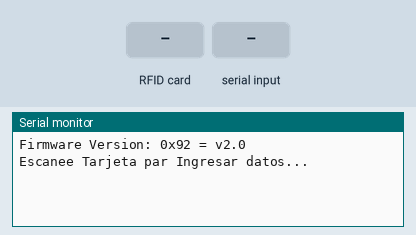
A sketch run on a simulated Arduino Uno, built with avr-gcc and run on an emulated ATmega328P. Shown: the last lines printed to the serial monitor. The test bench sets the inputs (shaded band).

Above: at 1.2 s.
1.3 s: RFID card 5E 7A 19 C4 held to the reader
At 2.5 s:
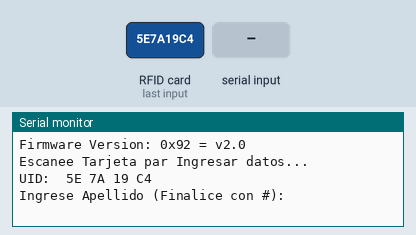
2.8 s: "1#" received over Serial
At 4.0 s:
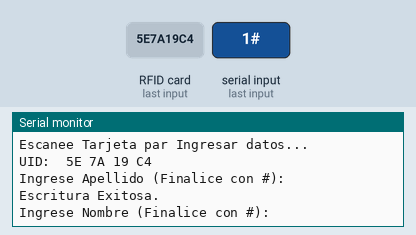
4.3 s: "0#" received over Serial
At 5.4 s:
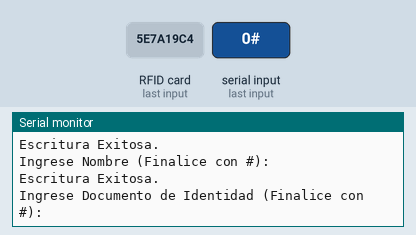
5.8 s: "2#" received over Serial
At 6.7 s:
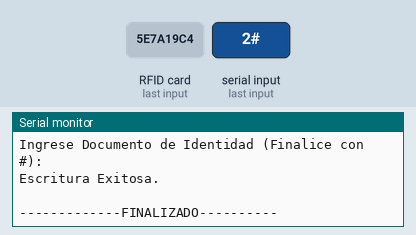

Measured:
- after the input at 1.3 s, the serial monitor: prints a new line at once (image 1)
- after the input at 2.8 s, the serial monitor: prints a new line at once (image 2)
- after the input at 4.3 s, the serial monitor: prints a new line at once (image 3)
- after the input at 5.8 s, the serial monitor: prints a new line at once (image 4)

The sketch:

escribir_datos.ino
```cpp
  #include <SPI.h>
#include <MFRC522.h>

int resetPin = 9;
int ssPin = 10;

MFRC522 rf(ssPin, resetPin);

void setup() {
  Serial.begin(9600);
  SPI.begin();
  rf.PCD_Init();
  delay(10);
  rf.PCD_DumpVersionToSerial();
  Serial.println("Escanee Tarjeta par Ingresar datos...");
}

void loop() {
  MFRC522::MIFARE_Key key;
  for (byte i = 0; i < 6; i++)
    key.keyByte[i] = 0xFF;


  if (!rf.PICC_IsNewCardPresent())
    return;

  if (!rf.PICC_ReadCardSerial())
    return;

  Serial.print("UID: ");
  for(byte i=0; i<rf.uid.size; i++)
  {
    if (rf.uid.uidByte[i] < 0x10)
      Serial.print(" 0");
    else
      Serial.print(" ");
    Serial.print(rf.uid.uidByte[i], HEX);
  }
  Serial.println();

  byte buffer[16];
  byte block;
  MFRC522::StatusCode status;
  byte len;

  Serial.setTimeout(20000);

//-------------------------------------------------------------------------APELLIDO--------------------------------------------
  Serial.println("Ingrese Apellido (Finalice con #):");
  len = Serial.readBytesUntil('#', (char *) buffer, 16) ;
  for (byte i = len; i < 16; i++)
    buffer[i] = ' ';

  block = 4;
  status = rf.PCD_Authenticate(MFRC522::PICC_CMD_MF_AUTH_KEY_A, block, &key, &(rf.uid));
  if (status != MFRC522::STATUS_OK) {
    Serial.print("Fallo en Autentificación");
    Serial.println(rf.GetStatusCodeName(status));
    return;
  }

  status = rf.MIFARE_Write(block, buffer, 16);
  if (status != MFRC522::STATUS_OK) {
    Serial.print("Fallo en escritura: ");
    Serial.println(rf.GetStatusCodeName(status));
    return;
  }
  else
    Serial.println("Escritura Exitosa.");

  Serial.end();
  Serial.begin(9600);

//-------------------------------------------------------------------------NOMBRE--------------------------------------------
  Serial.println("Ingrese Nombre (Finalice con #):");
  len = Serial.readBytesUntil('#', (char *) buffer, 15) ;
  for (byte i = len; i < 15; i++) buffer[i] = ' ';

  block = 5;
  status = rf.PCD_Authenticate(MFRC522::PICC_CMD_MF_AUTH_KEY_A, block, &key, &(rf.uid));
  if (status != MFRC522::STATUS_OK) {
    Serial.print("Fallo en Autentificaión");
    Serial.println(rf.GetStatusCodeName(status));
    return;
  }

  status = rf.MIFARE_Write(block, buffer, 16);
  if (status != MFRC522::STATUS_OK) {
    Serial.print("Fallo en escritura: ");
    Serial.println(rf.GetStatusCodeName(status));
    return;
  }
  else
    Serial.println("Escritura Exitosa.");

  Serial.end();
  Serial.begin(9600);
//-------------------------------------------------------------------------DOCUMENTO--------------------------------------------
  Serial.println("Ingrese Documento de Identidad (Finalice con #):");
  len = Serial.readBytesUntil('#', (char *) buffer, 16) ;
  for (byte i = len; i < 16; i++) buffer[i] = ' ';

  block = 6;
  status = rf.PCD_Authenticate(MFRC522::PICC_CMD_MF_AUTH_KEY_A, block, &key, &(rf.uid));
  if (status != MFRC522::STATUS_OK) {
    Serial.print("Fallo en Autentificaión");
    Serial.println(rf.GetStatusCodeName(status));
    return;
  }

  status = rf.MIFARE_Write(block, buffer, 16);
  if (status != MFRC522::STATUS_OK) {
    Serial.print("Fallo en escritura: ");
    Serial.println(rf.GetStatusCodeName(status));
    return;
  }
  else
    Serial.println("Escritura Exitosa.");

//---------------------------------------------------------------------------------------------------------------------------
  Serial.println(" ");
  Serial.println("-------------FINALIZADO----------");
  rf.PICC_HaltA();
  rf.PCD_StopCrypto1();
}
```
